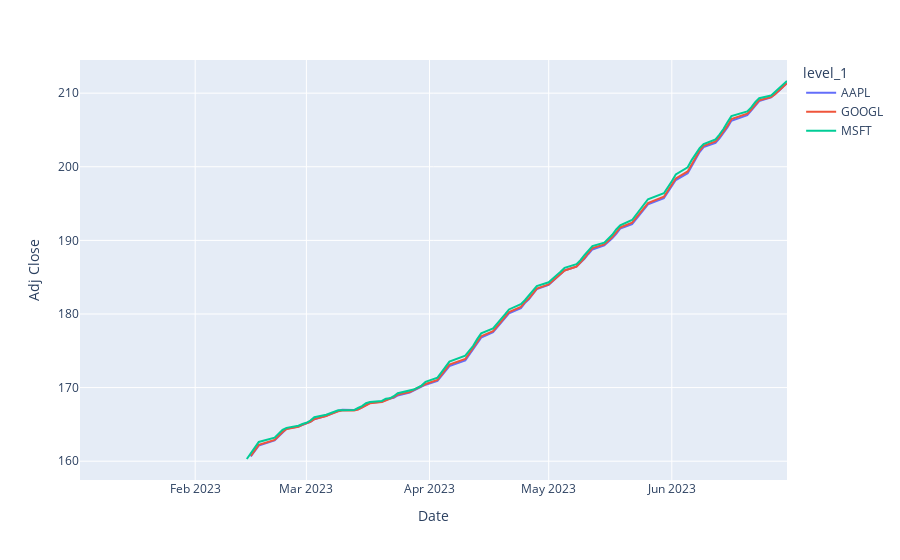

The code cell stored with this chart in its notebook:
### Code cell
px.line(df_mean.reset_index(), x='Date', y='Adj Close', color='level_1')
